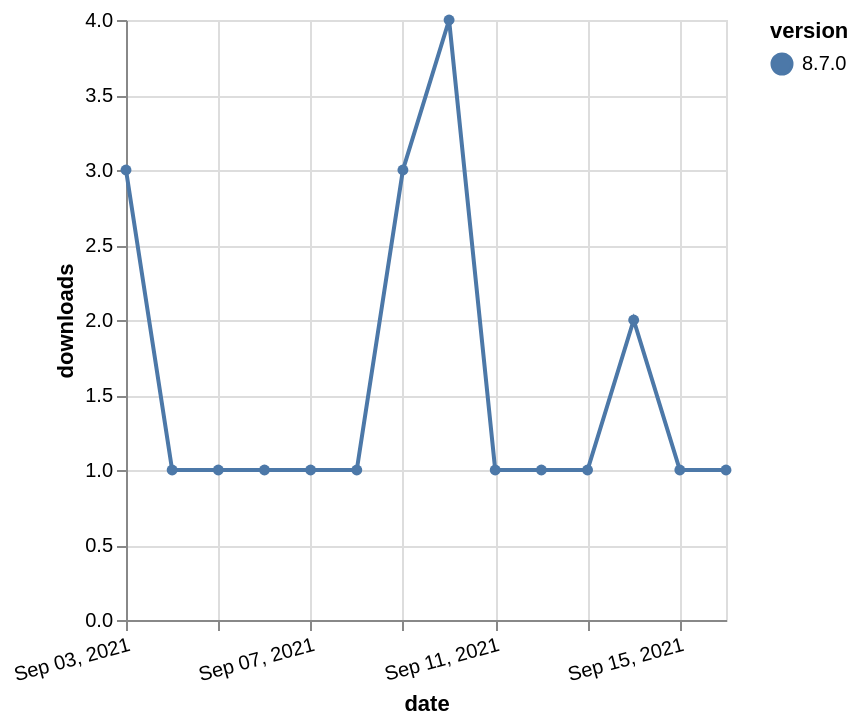

Specify this chart in Vega-Lite:
### Vega-Lite specification from a JSON file in a GitHub repository (floating-point values rounded to 4 significant figures)
{"$schema": "https://vega.github.io/schema/vega-lite/v5.json", "description": "A simple bar chart with embedded data.", "data": {"values": [{"date": "2021-09-03", "total": 609, "delta": 3, "version": "8.7.0"}, {"date": "2021-09-04", "total": 610, "delta": 1, "version": "8.7.0"}, {"date": "2021-09-05", "total": 611, "delta": 1, "version": "8.7.0"}, {"date": "2021-09-06", "total": 612, "delta": 1, "version": "8.7.0"}, {"date": "2021-09-07", "total": 613, "delta": 1, "version": "8.7.0"}, {"date": "2021-09-08", "total": 614, "delta": 1, "version": "8.7.0"}, {"date": "2021-09-09", "total": 617, "delta": 3, "version": "8.7.0"}, {"date": "2021-09-10", "total": 621, "delta": 4, "version": "8.7.0"}, {"date": "2021-09-11", "total": 622, "delta": 1, "version": "8.7.0"}, {"date": "2021-09-12", "total": 623, "delta": 1, "version": "8.7.0"}, {"date": "2021-09-13", "total": 624, "delta": 1, "version": "8.7.0"}, {"date": "2021-09-14", "total": 626, "delta": 2, "version": "8.7.0"}, {"date": "2021-09-15", "total": 627, "delta": 1, "version": "8.7.0"}, {"date": "2021-09-16", "total": 628, "delta": 1, "version": "8.7.0"}]}, "width": "container", "mark": {"type": "line", "point": {"filled": true}}, "encoding": {"x": {"field": "date", "type": "temporal", "timeUnit": "yearmonthdate", "title": "date", "axis": {"labelAngle": -15}}, "y": {"field": "delta", "type": "quantitative", "title": "downloads"}, "color": {"field": "version", "type": "nominal"}, "tooltip": {"field": "delta"}}}
